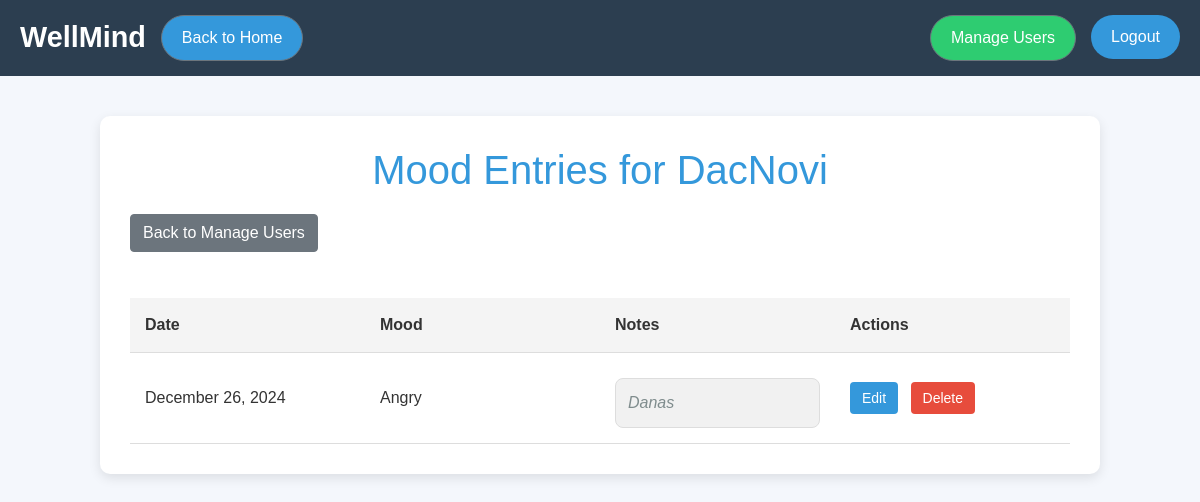
Page /tracker/user/11/mood-entries/ on the committed database.
### tracker/models.py (models this page shows)
class MoodEntry(models.Model):
    user = models.ForeignKey(User, on_delete=models.CASCADE)
    date = models.DateField(auto_now_add=True)
    mood = models.CharField(max_length=20, choices=[
        ('Happy', 'Happy'),
        ('Sad', 'Sad'),
        ('Anxious', 'Anxious'),
        ('Neutral', 'Neutral'),
        ('Angry', 'Angry'),
    ])
    note = models.TextField(blank=True)

### tracker/views.py (the view)
# urls.py: path('user/<int:user_id>/mood-entries/', views.user_mood_entries, name='user_mood_entries'),
def user_mood_entries(request, user_id):
    user = get_object_or_404(User, id=user_id)
    mood_entries = MoodEntry.objects.filter(user=user)
    return render(request, 'tracker/user_mood_entries.html', {'user': user, 'mood_entries': mood_entries})

### tracker/templates/tracker/user_mood_entries.html (shortened to what this page needs)
<!DOCTYPE html>
<html lang="en">
<head>
    <link rel="stylesheet" href="https://maxcdn.bootstrapcdn.com/bootstrap/4.5.2/css/bootstrap.min.css">
</head>
<body>
    <div class="header">
        <div class="nav-left">
            <div class="logo">WellMind</div>
            <a href="{% url 'home' %}" class="btn btn-secondary">Back to Home</a>
        </div>
        <div class="nav-right">
            <a href="{% url 'manage_users' %}" class="btn btn-secondary">Manage Users</a>
            <form action="{% url 'logout' %}" method="post" style="display:inline;">
                <button type="submit">Logout</button>
            </form>
        </div>
    </div>
    <div class="container">
        <h1>Mood Entries for {{ user.username }}</h1>
        <a href="{% url 'manage_users' %}" class="btn btn-secondary mb-3">Back to Manage Users</a>
        <div style="overflow-x:auto;">
            <table>
                <thead>
                    <tr>
                        <th>Date</th>
                        <th>Mood</th>
                        <th>Notes</th>
                        <th>Actions</th>
                    </tr>
                </thead>
                <tbody>
                    {% for entry in mood_entries %}
                    <tr>
                        <td>{{ entry.date|date:"F j, Y" }}</td>
                        <td>{{ entry.mood }}</td>
                        <td>
                            {% if entry.note %}
                                <div class="notes">{{ entry.note }}</div>
                            {% else %}
                                <div class="notes">No notes available</div>
                            {% endif %}
                        </td>
                        <td class="actions">
                            <a href="{% url 'edit_mood' entry.id %}">Edit</a>
                            <a href="{% url 'delete_mood' entry.id %}" >Delete</a>
                        </td>
                    </tr>
                    {% endfor %}
                </tbody>
            </table>
        </div>
    </div>
</body>
</html>

### tracker/templates/tracker/user_mood_entries.html (style rules this page uses)
body { font-family: 'Arial', sans-serif; background-color: #f4f7fc; margin: 0; padding: 0; color: #333; }
.container { width: 90%; max-width: 1000px; margin: 40px auto; background-color: white; padding: 30px; border-radius: 10px; box-shadow: 0 4px 12px rgba(0, 0, 0, 0.1); }
h1 { text-align: center; color: #3498db; font-size: 2.5rem; margin-bottom: 20px; }
table { width: 100%; border-collapse: collapse; margin-top: 30px; table-layout: fixed; overflow-x: auto; }
th, td { padding: 15px; text-align: left; border-bottom: 1px solid #ddd; word-wrap: break-word; }
th { background-color: #f4f4f4; color: #333; }
.actions a, .actions button { text-decoration: none; color: #fff; background-color: #3498db; padding: 8px 12px; border-radius: 4px; font-size: 14px; cursor: pointer; margin-right: 8px; }
.notes { margin-top: 10px; padding: 12px; background-color: #f1f1f1; border-radius: 8px; border: 1px solid #ddd; font-style: italic; color: #7f8c8d; max-width: 100%; word-wrap: break-word; white-space: normal; }
.header { background-color: #2c3e50; color: white; padding: 15px 20px; display: flex; justify-content: space-between; align-items: center; }
.header .logo { font-size: 1.8rem; font-weight: bold; }
.nav-left { display: flex; gap: 15px; align-items: center; }
.nav-left a { color: white; text-decoration: none; padding: 10px 20px; background-color: #3498db; border-radius: 30px; }
.nav-right { display: flex; gap: 15px; }
.nav-right a { color: white; text-decoration: none; padding: 10px 20px; background-color: #2ecc71; border-radius: 30px; }
.nav-right button { background-color: #3498db; color: white; border: none; padding: 10px 20px; border-radius: 30px; }
.actions a { text-decoration: none; color: #fff; padding: 8px 12px; border-radius: 4px; font-size: 14px; cursor: pointer; margin-right: 8px; }
.actions a:first-of-type { background-color: #3498db; }
.actions a:last-of-type { background-color: #e74c3c; }

### rows in the picture
MoodEntry: date "December 26, 2024", mood "Angry", note "Danas"

### other values in the picture
{{ user.username }} "DacNovi"
